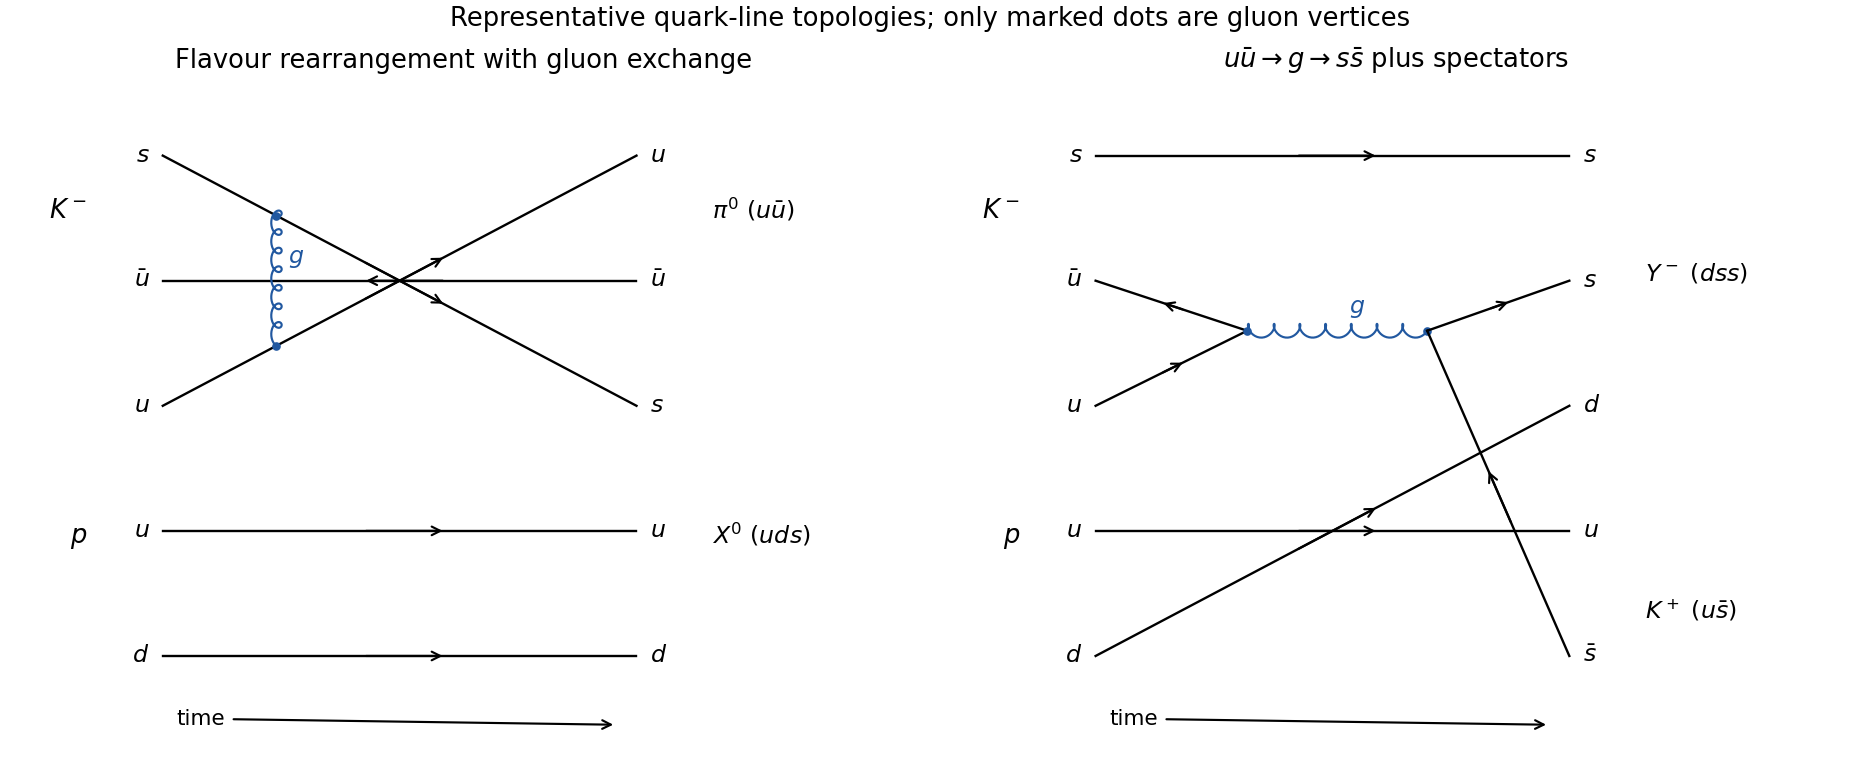

Source code (Python):
"""Original illustrative strong quark-line diagrams; Python 3.14."""
import numpy as np
import matplotlib.pyplot as plt

def fermion(ax,a,b,label_a=None,label_b=None,anti=False):
    a=np.array(a,float);b=np.array(b,float)
    ax.plot([a[0],b[0]],[a[1],b[1]],color='black',lw=1.1)
    left=a+.42*(b-a);right=a+.60*(b-a)
    ax.annotate('',xy=left if anti else right,xytext=right if anti else left,arrowprops={'arrowstyle':'->','lw':1,'color':'black'})
    if label_a:ax.text(a[0]-.14,a[1],label_a,ha='right',va='center',fontsize=11)
    if label_b:ax.text(b[0]+.14,b[1],label_b,va='center',fontsize=11)

def gluon(ax,a,b):
    a=np.array(a,float);b=np.array(b,float);d=b-a;u=d/np.linalg.norm(d);v=np.array([-u[1],u[0]]);t=np.linspace(0,1,350)
    pts=a+t[:,None]*d+.055*((np.cos(2*np.pi*7*t)-1)[:,None]*u+np.sin(2*np.pi*7*t)[:,None]*v)
    ax.plot(pts[:,0],pts[:,1],color='#2158a0',lw=1)
    ax.plot([a[0],b[0]],[a[1],b[1]],'o',color='#2158a0',ms=3)
    ax.text((a[0]+b[0])/2+.12,(a[1]+b[1])/2+.14,r'$g$',color='#2158a0',fontsize=11)

fig,axes=plt.subplots(1,2,figsize=(12,5),layout='constrained')
a=axes[0]
fermion(a,(0,4),(5,2),'$s$','$s$')
fermion(a,(0,3),(5,3),r'$\bar u$',r'$\bar u$',True)
fermion(a,(0,2),(5,4),'$u$','$u$')
fermion(a,(0,1),(5,1),'$u$','$u$')
fermion(a,(0,0),(5,0),'$d$','$d$')
gluon(a,(1.2,4-2*1.2/5),(1.2,2+2*1.2/5))
a.text(-.8,3.5,r'$K^-$',ha='right',fontsize=12);a.text(-.8,.9,'$p$',ha='right',fontsize=12)
a.text(5.8,3.5,r'$\pi^0\ (u\bar u)$',fontsize=11);a.text(5.8,.9,r'$X^0\ (uds)$',fontsize=11)
a.set_title('Flavour rearrangement with gluon exchange')
a=axes[1]
fermion(a,(0,4),(5,4),'$s$','$s$')
fermion(a,(0,3),(1.6,2.6),r'$\bar u$',None,True)
fermion(a,(0,2),(1.6,2.6),'$u$')
fermion(a,(0,1),(5,1),'$u$','$u$')
fermion(a,(0,0),(5,2),'$d$','$d$')
gluon(a,(1.6,2.6),(3.5,2.6))
fermion(a,(3.5,2.6),(5,3),None,'$s$')
fermion(a,(3.5,2.6),(5,0),None,r'$\bar s$',True)
a.text(-.8,3.5,r'$K^-$',ha='right',fontsize=12);a.text(-.8,.9,'$p$',ha='right',fontsize=12)
a.text(5.8,3,r'$Y^-\ (dss)$',fontsize=11);a.text(5.8,.3,r'$K^+\ (u\bar s)$',fontsize=11)
a.set_title(r'$u\bar u\to g\to s\bar s$ plus spectators')
for a in axes:
    a.annotate('time',xy=(4.8,-.55),xytext=(.4,-.55),arrowprops={'arrowstyle':'->'},ha='center')
    a.set(xlim=(-1.65,8),ylim=(-.9,4.6));a.axis('off')
fig.suptitle('Representative quark-line topologies; only marked dots are gluon vertices',fontsize=12)
fig.savefig('paper-1-quark-flow.png',dpi=155,facecolor='white')
